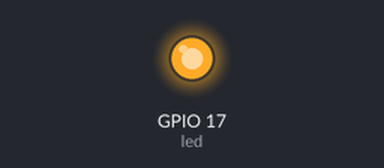
Recording of a program running on a simulated Raspberry Pi (BCM pin numbers). Shown: output pins drawn as LEDs (lit = HIGH). Random numbers come from a fixed seed; library files of the repository ran but are not shown: 1 file(s).

Above: at 9.2 s.
At 13.8 s:
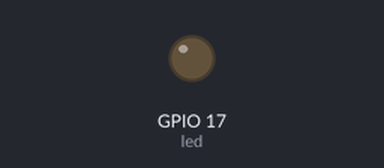
Timing chart, 0 to 17.6 s (numbered marks = the images above):
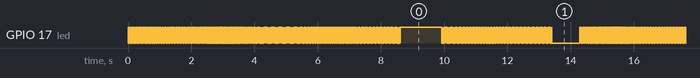

The program:

main.py
```python
from tools import *
from gpiozero import LED
from tools import fluorescentTube

pin = 17
led = LED(pin)


fluorescentTube(led, f_min=45, f_max=60, disturb=0.05, duration=None, width=0.5, loopPeriod=1, fadeTime=1)
```

Measured:
- by itself, everything shown: repeats every 27.1 s, in 88 steps
